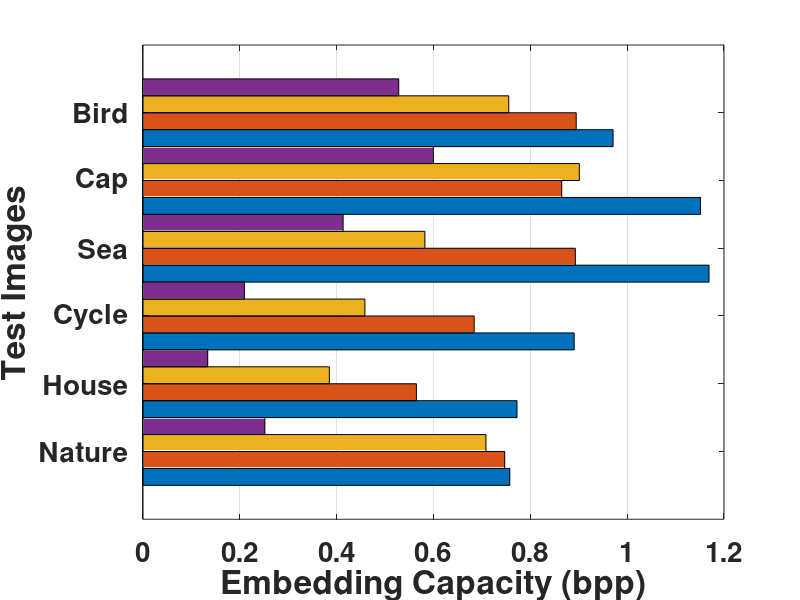

This chart was generated by the following MATLAB code:

% y = [ 0.1112 0.1039; 0.9334 0.4764; 0.2346 0.1447; 0.9352 0.5667; 0.6752 0.4243; 0.8703 0.5319; ];
% axes1 = axes('Parent',figure,'FontWeight','bold','FontSize',24);
%  'XTickLabel',{'Mandrill','Pepper','Sailboat','Barbara','Goldhill','Boat'},...
%  'XTick',[1 2 3 4 5 6 7 8]
%  box(axes1,'on');
%  hold(axes1,'all');
%  ylabel('Embedded bpp','FontWeight','bold','FontSize',24);
%  bar(y);
 
 
 y = [ 
       0.7577 0.7472 0.7085 0.2520; %nature
       0.7726 0.5649 0.3852 0.1340; %house
       0.8907 0.6842 0.4586 0.2098; %cycle
       1.1691 0.8931 0.5824 0.4136; %sea
       1.1515 0.8649 0.9013 0.5999; %cap
       0.9710 0.8949 0.7556 0.5284; %bird
       ];
   
 %y = [ 0.8994 0.3554; 0.9334 0.4764; 0.2346 0.1447; 0.9352 0.5667; 0.6752 0.4243; 0.8703 0.5319; ];
%Create figure
figure1 = figure;

% Create axes
axes1 = axes('Parent',figure1,...
    'YTickLabel',{'Nature','House','Cycle','Sea','Cap','Bird'},...
    'YTick',[1 2 3 4 5 6 ],...
    'XTick',[0 0.2 0.4 0.6 0.8 1 1.2 1.4 1.6 1.8 2],...
    'XGrid','on',...
    'FontWeight','bold',...
    'FontSize',20);
box(axes1,'on');
hold(axes1,'all');

% Create multiple lines using matrix input to bar
bar1 = bar(y,'Horizontal','on','BarWidth',1,'Parent',axes1);
% set(bar1(1),'FaceColor',[0.4784 0.06275 0.8941],'DisplayName','RGB');
% set(bar1(2),'FaceColor',[0.749 0.749 0],'DisplayName','YCbCr');

% Create ylabel
ylabel('Test Images','FontWeight','bold','FontSize',24);

% Create xlabel
xlabel('Embedding Capacity (bpp)','FontWeight','bold','FontSize',24);

